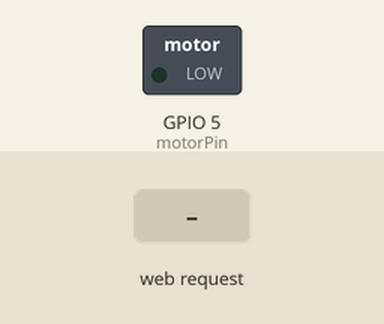
A sketch run on a simulated ESP8266 (NodeMCU). On the bench: switched loads named in the sketch (green lamp = pin HIGH). Inputs (shaded band) come from the test bench. What the sketch prints to the serial monitor is not drawn.

Above: at 1.2 s.
1.3 s: HTTP request GET /motor/turnon received
At 2.2 s:
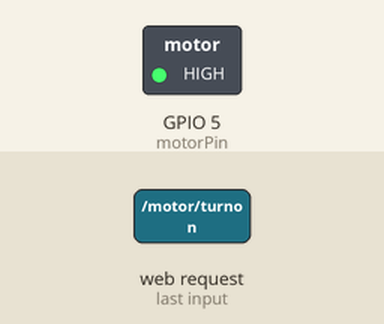
2.8 s: HTTP request GET /motor/turnoff received
At 3.4 s:
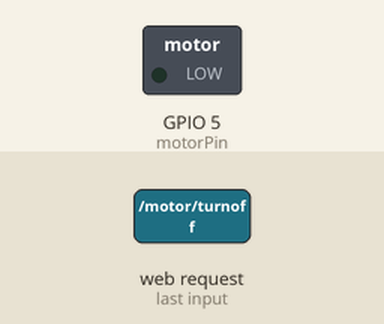
Timing chart, 0 to 5.8 s (numbered marks = the images above; inputs shaded):
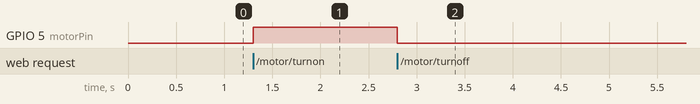

Measured:
- after the input at 1.3 s, GPIO 5 (motorPin): LOW → HIGH at once
- after the input at 2.8 s, GPIO 5 (motorPin): HIGH → LOW at once

The sketch:

ESP-Motor-Control.ino
```cpp
#include <ESP8266WiFi.h>
#include <ESP8266WebServer.h>
#include <DNSServer.h>

const char* ssid = "ESP_Hotspot";  // Set the ESP8266 as an access point
const char* password = "12345678";  // Hotspot password

ESP8266WebServer server(80);  // Web server running on port 80
DNSServer dnsServer;  // DNS server to handle redirection

// Pin for the motor (adjust accordingly)
const int motorPin = 5;

// Handle root endpoint and serve the HTML page
void handleRoot() {
  String html = R"rawliteral(
<!DOCTYPE html>
<html lang="en">
<head>
    <meta charset="UTF-8">
    <meta name="viewport" content="width=device-width, initial-scale=1.0">
    <title>Water Pump Remote</title>

    <style>
        :root { --toggle-move: 120px; }
        * { padding: 0; margin: 0; }
        body, html { width: 100%; height: 100%; }
        body { display: flex; flex-direction: column; justify-content: center; align-items: center; gap: 16px; background-color: rgb(255, 255, 255); }
        #status { width: 47%; text-align: center; font-size: 16px; font-weight: bold; color: rgb(24, 24, 24); background-color: #eaeaea; border: 2px solid #000; border-radius: 8px; padding: 4px; }
        #ip { width: 58%; height: 24px; background-color: rgb(24, 24, 24); border: 2px solid #ff2b4a; border-radius: 4px; color: #40ff4e; font-weight: 600; text-align: center; outline: none; padding: 0 6px; }
        #remote { width: 50%; height: 55%; border-radius: 20px; background-color: rgb(18, 18, 18); box-shadow: 0 0 8px 2px rgba(35, 35, 35, 1); display: flex; flex-direction: column; justify-content: center; align-items: center; gap: 16px; }
        #toggle { position: relative; width: 60%; height: 70%; border-radius: 100px; border: 3px solid rgba(19, 132, 242, 0.8); transform: rotate(180deg); }
        #checkbox { display: none; }
        #toggle-btn { position: absolute; width: 100%; height: 100%; border-radius: 100px; background-color: rgb(20, 20, 20); }
        #toggle-btn::after { content: "Off"; transform: rotate(180deg); display: flex; justify-content: center; align-items: center; font-weight: 800; font-size: 22px; color: rgb(180, 180, 180); position: absolute; top: 4px; left: 4px; width: calc(100% - 8px); aspect-ratio: 1; border-radius: 100%; background: rgb(28, 28, 28); box-shadow: 0 0 8px 2px rgb(100, 100, 100); transition: transform 0.3s; }
        #checkbox:checked + #toggle-btn::after { transform: translateY(var(--toggle-move)) rotate(180deg); content: "On"; color: #15ff4d; box-shadow: 0 0 8px 2px #2bff2e; }
    </style>
</head>
<body>
    <div id="status">Waiting for status...</div>

    <div id="remote">
        <input id="ip" type="text" readonly placeholder="Fetching IP...">

        <div id="toggle">
            <input id="checkbox" type="checkbox">
            <label for="checkbox" id="toggle-btn"></label>
        </div>
    </div>

    <script>
        const checkbox = document.getElementById("checkbox");
        const toggleBtn = document.getElementById("toggle-btn");
        const ipinput = document.getElementById('ip');
        const statusBox = document.getElementById('status');
        let espIP = ""; // IP fetched from the server

        window.addEventListener("load", () => {
            adjustToggleSize();
            fetchESPIP();
        });

        checkbox.addEventListener("change", () => {
            toggleMotor();
        });

        function adjustToggleSize() {
            const toggleBtnCss = window.getComputedStyle(toggleBtn, "::after");
            const toggleBtnHeight = parseInt(toggleBtnCss.getPropertyValue('height'));
            const toggleMove = checkbox.parentElement.clientHeight - toggleBtnHeight - 8;
            document.documentElement.style.setProperty('--toggle-move', toggleMove + 'px');
        }

        function fetchESPIP() {
            fetch("/get-ip")
                .then(response => response.text())
                .then(ip => {
                    if(ip.length > 20) return;
                    espIP = ip;
                    ipinput.value = espIP;
                    checkMotorStatus();
                })
                .catch(error => {
                    console.error('Error fetching IP:', error);
                    ipinput.value = "Error: No IP";
                });
        }

        function toggleMotor() {
            const motorStatus = checkbox.checked ? 'turnon' : 'turnoff';
            fetch(`/motor/${motorStatus}`)
                .then(response => response.text())
                .then(res => {
                    statusBox.textContent = res.length < 100 ? res : `Error: Failed to ${motorStatus}`;
                })
                .catch(error => {
                    console.error('Network error:', error);
                    statusBox.textContent = "Error: Couldn't reach server.";
                });
        }

        function checkMotorStatus() {
            fetch(`/motor/status`)
                .then(response => response.text())
                .then(status => {
                    statusBox.textContent = status;
                    checkbox.checked = (status === "Motor is ON");
                })
                .catch(error => {
                    console.log('Error fetching motor status:', error);
                    statusBox.textContent = "Error: Could not fetch motor status.";
                });
        }
    </script>
</body>
</html>
  )rawliteral";

  server.send(200, "text/html", html);
}

// Handle IP fetching endpoint
void handleGetIP() {
  String ip = WiFi.softAPIP().toString();
  server.send(200, "text/plain", ip);
}

// Handle motor turning on
void handleMotorOn() {
  digitalWrite(motorPin, HIGH);
  server.send(200, "text/plain", "Motor is ON");
}

// Handle motor turning off
void handleMotorOff() {
  digitalWrite(motorPin, LOW);
  server.send(200, "text/plain", "Motor is OFF");
}

// Handle motor status
void handleMotorStatus() {
  String status = digitalRead(motorPin) == HIGH ? "Motor is ON" : "Motor is OFF";
  server.send(200, "text/plain", status);
}

// Handle invalid routes and redirect to root
void handleNotFound() {
  String url = server.uri();
  Serial.println("404 Not Found: " + url);
  server.sendHeader("Location", "/");
  server.send(302, "text/plain", "");
}

void setup() {
  Serial.begin(9600);
  pinMode(motorPin, OUTPUT);
  digitalWrite(motorPin, LOW);  // Motor is initially off

  // Set up the ESP8266 as an access point (Hotspot)
  WiFi.softAP(ssid, password);
  Serial.println("Hotspot created");

  // Set up DNS server to redirect to the ESP IP
  dnsServer.start(53, "*", WiFi.softAPIP());

  // Serve the HTML page at root endpoint
  server.on("/", HTTP_GET, handleRoot);  // Root endpoint serving the HTML page
  server.on("/get-ip", HTTP_GET, handleGetIP);  // Return ESP IP
  server.on("/motor/turnon", HTTP_GET, handleMotorOn);  // Turn motor on
  server.on("/motor/turnoff", HTTP_GET, handleMotorOff);  // Turn motor off
  server.on("/motor/status", HTTP_GET, handleMotorStatus);  // Get motor status

  server.onNotFound(handleNotFound);  // Handle redirects if the user doesn't go to `/`

  server.begin();
  Serial.println("Server started");

  // Print ESP IP to Serial Monitor
  Serial.print("ESP IP: ");
  Serial.println(WiFi.softAPIP());
}

void loop() {
  dnsServer.processNextRequest();  // Process DNS requests
  server.handleClient();  // Handle web server requests
}
```
